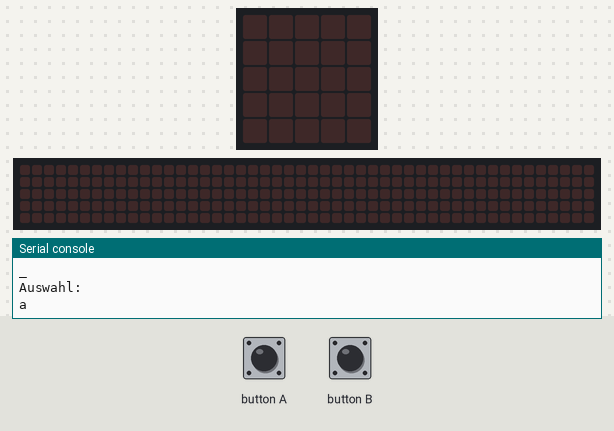
This program was run on a simulated BBC micro:bit (MakeCode). Shown: the board's 5×5 LED display, a strip that is not on the board, showing the scrolling text unrolled, the last lines printed to the serial console. Inputs (shaded band) come from the test bench. Random numbers come from a fixed seed; the 48×5 strip is a reading aid, not a part: it shows the text the display is scrolling, unrolled, one strip-width of it at a time.

Above: at 5.0 s.
5.1 s: button A pressed for 0.15 s
6.7 s: button B pressed for 0.15 s
At 12.87 s:
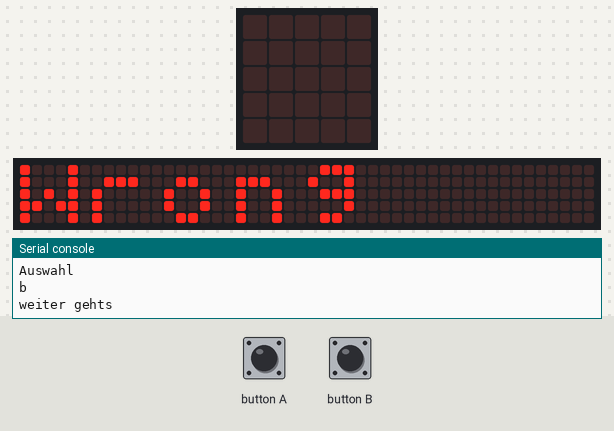
At 14.3 s:
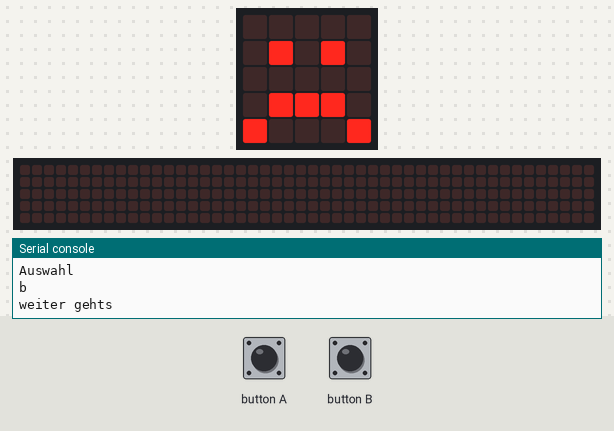
15.7 s: button B pressed for 1 s
At 24.67 s:
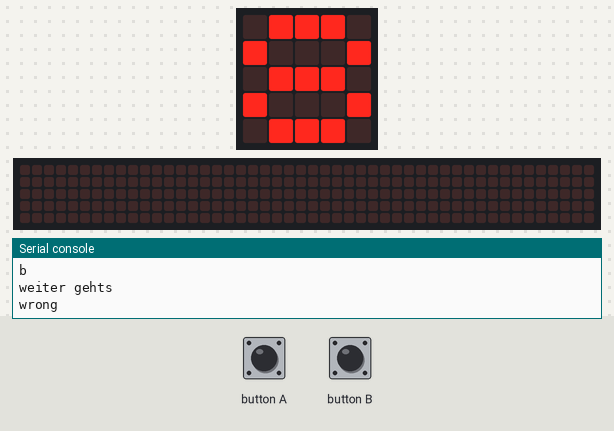

The program:

main.ts
```typescript
let index: number;
let word: string;
let failed: number;
let guess: string;
//  ermöglicht das warten in sekunden statt microsekunden
function wait_sek(sekunden: number) {
    control.waitMicros(sekunden * 1000000)
}

let guesses = ""
wait_sek(1)
//  Liste der Wörter erstellen, aus einem Bereich von 1 bis
//  Länge der word_list eine Zahl zufällig auswählen
let alphabet = ["a", "b", "c", "d", "e", "f", "g", "h", "i", "j", "k", "l", "m", "n", "o", "p", "q", "r", "s", "t", "u", "v", "w", "x", "y", "z"]
let word_list = ["kacka", "alex", "sandra", "banane", "apfel"]
console.log(word_list.length)
console.log(randint(1, word_list.length))
//  debug zufällige zahl aus den wörtern
//  debug
for (index = 0; index < 4; index++) {
    word = word_list[randint(0, word_list.length - 1)]
    console.log(word)
}
//  bevor es weitergeht, KI anschalten experimentell :)
word = word_list[randint(1, word_list.length - 1)]
console.log(word)
//  determine the number of turns
let turns = 10
// verzweifelter versuch buttonklick, zwekcs weiter ...
let buttonklick = 0
let auswahl = 0
console.log(alphabet[0])
// print(alphabet[auswahl])
for (index = 0; index < alphabet.length - 1; index++) {
    console.log(alphabet[index])
}
while (turns > 0) {
    buttonklick = 0
    //  make a counter that starts with zero
    failed = 0
    //  for every character in secret_word
    for (let char of word) {
        //  see if the character is in the players guess
        if (guesses.indexOf(char) >= 0) {
            console.log(char)
        } else {
            console.log("_")
            //  and increase the failed counter with one
            failed += 1
        }

    }
    //  if failed is equal to zero
    //  print You Won
    if (failed == 0) {
        console.log("You won")
        basic.showString("You won")
        basic.showIcon(IconNames.Happy)
        wait_sek(3)
        //  exit the script
        break
    }

    console.log("Auswahl:")
    console.log(alphabet[auswahl])
    while (buttonklick == 0) {
        if (input.buttonIsPressed(Button.A)) {
            auswahl = auswahl + 1
            console.log("Auswahl")
            console.log(alphabet[auswahl])
            wait_sek(1)
        } else if (input.buttonIsPressed(Button.B)) {
            guess = alphabet[auswahl]
            console.log("weiter gehts")
            buttonklick = 1
            wait_sek(1)
        }

    }
    // buttonklick = 0
    // guess = "x"
    //  set the players guess to guesses
    guesses = "" + guesses + guess
    //  if the guess is not found in the secret word
    if (word.indexOf(guess) < 0) {
        //  turns counter decreases with 1 (now 9)
        turns += 0 - 1
        //  print wrong
        basic.showString("Wrong")
        basic.showIcon(IconNames.Sad)
        wait_sek(1)
        console.log("wrong")
        //  how many turns are left
        basic.showNumber(turns)
        wait_sek(1)
        console.log("You have")
        console.log(turns)
        console.log("more guesses")
        //  if the turns are equal to zero
        if (turns == 0) {
            console.log("You Lose")
            basic.showIcon(IconNames.Skull)
            wait_sek(30000)
        }

    }

}
basic.forever(function on_forever() {

})
```

test.ts
```typescript
// Hier kann man Tests durchführen; diese Datei wird nicht kompiliert, wenn dieses Paket als Erweiterung verwendet wird.
```

Measured:
- after the input at 6.7 s, the display: changes after 1.0 s (image 1)
- after the input at 15.7 s, the display: first changes after 1.8 s (image 3 shows a later state)
- what the display in image 1 shows lasts 0.4 s, from 12.7 s to 13.1 s
- what the display in image 2 shows lasts 1.6 s, from 13.1 s to 14.7 s
